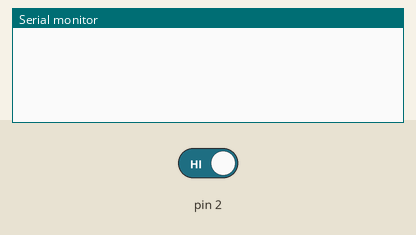
Recording of a sketch running on a simulated Arduino Uno, built with avr-gcc and run on an emulated ATmega328P. Parts: the last lines printed to the serial monitor. The inputs (shaded band) are chosen by the test bench; at power-on: pin 2 HIGH. EEPROM starts erased.

Above: at 1.2 s.
1.3 s: pin 2 driven LOW
At 2.3 s:
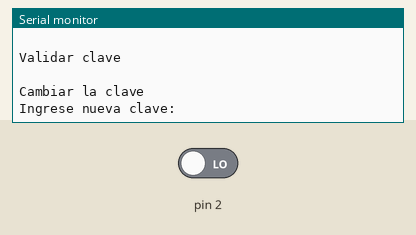
8.8 s: pin 2 driven HIGH
At 10.0 s:
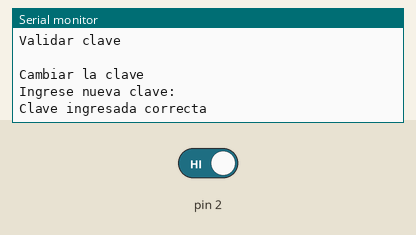
10.3 s: pin 2 driven LOW
At 10.9 s:
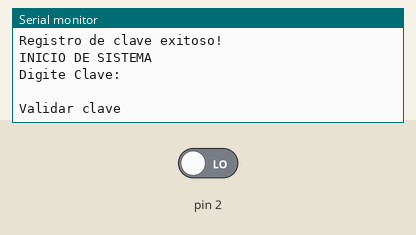

The sketch:

CardenasLizeth_Deber07_EPROM.ino
```cpp
/*
 * Universidad Tecnica del Norte
 * Facultad de ingeniería en ciencias aplicadas
 * Nombre: Magali Cardenas
 * Memoria EPROM
 * OBJETIVO: Realiza un programa que valide y actualice una contraseña almacenada en la memoria EEPROM.
 * Como estado inicial, la contraseña es de 4 dígitos que son: 4563.
 *
 */
#include <EEPROM.h>

int clave=4563;//inicializacion de variables
String dato;
int nuevo;
int CONT;
int on=0;

void setup() {
  Serial.begin(9600);
  EEPROM.get(0,CONT);
  attachInterrupt(0,activacion,LOW);
}

void loop() {
  if(on==1){
    if(Serial.available()>0){
      dato=Serial.readString();
      nuevo=dato.toInt();
    }
    CONT=nuevo;
  }
  if(on==2){
    if(CONT==clave){
      Serial.println("Clave ingresada correcta");
      delay(5000);
    }
    else{
      Serial.println("La clave que ha ingresado es incorrecta");
      delay(5000);
    }
  }
  if(on==3){
      if(Serial.available()>0){
        dato=Serial.readString();
        nuevo=dato.toInt();
      }
      EEPROM.update(0,CONT);
      CONT=nuevo;
      clave=CONT;
  }
}

void activacion(){ //método de activación de interrupción
  switch(on){
    case 0:
      Serial.println("INICIO DE SISTEMA");
      Serial.println("Digite Clave: ");
      on++;
    break;
    case 1:
      Serial.println(" ");
      Serial.println("Validar clave");
      on++;
    break;
    case 2:
      Serial.println(" ");
      Serial.println("Cambiar la clave");
      Serial.println("Ingrese nueva clave: ");
      on++;
    break;
    case 3:
      Serial.println("Registro de clave exitoso! ");
      CONT=0;  //Inicialización de variables
      on=0;    //Inicialización de variables
      nuevo=0;  //Inicialización de variables
    break;
  }
}
```

Measured:
- after the input at 1.3 s, the serial monitor: prints a new line at once (image 1)
- after the input at 8.8 s, the serial monitor: prints a new line after 0.07 s (image 2)
